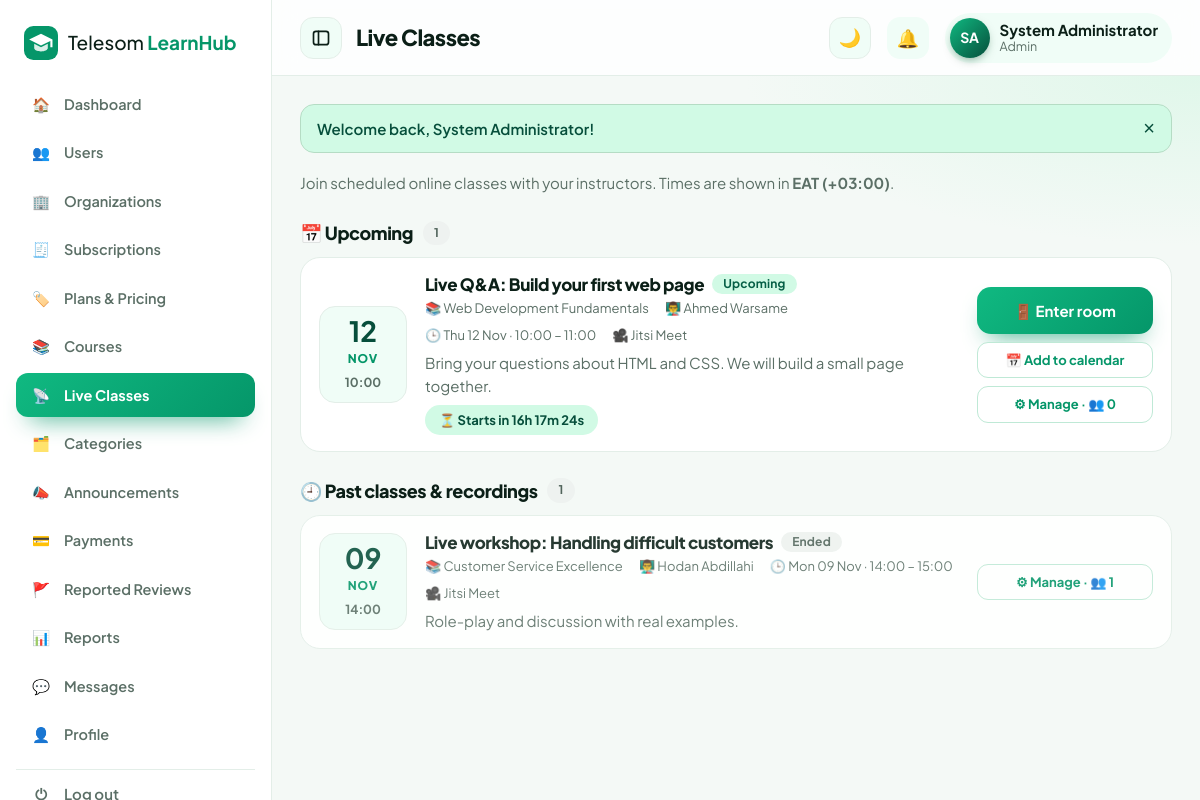
Page /live.php (signed in) on the committed database.
### tables this page shows
CREATE TABLE users (
  id INT AUTO_INCREMENT PRIMARY KEY,
  name VARCHAR(120) NOT NULL, email VARCHAR(150) NOT NULL UNIQUE, password VARCHAR(255) NOT NULL,
  role ENUM('admin','instructor','learner','organization') NOT NULL DEFAULT 'learner',
  org_id INT NULL, phone VARCHAR(30), country VARCHAR(60), bio TEXT, education VARCHAR(255), skills VARCHAR(255), signatory VARCHAR(120) NULL, signatory_title VARCHAR(120) NULL,
  org_status ENUM('pending','approved','rejected') NOT NULL DEFAULT 'approved',
  status ENUM('active','suspended') NOT NULL DEFAULT 'active', created_at TIMESTAMP DEFAULT CURRENT_TIMESTAMP
);

CREATE TABLE IF NOT EXISTS live_classes (
  id INT AUTO_INCREMENT PRIMARY KEY, course_id INT NOT NULL, title VARCHAR(160) NOT NULL, description TEXT, start_at DATETIME NOT NULL,
  duration_min INT DEFAULT 60, meeting_url VARCHAR(500) NOT NULL, provider ENUM('jitsi','zoom','meet','teams','other') DEFAULT 'jitsi',
  status ENUM('scheduled','live','ended','cancelled') DEFAULT 'scheduled', recording_url VARCHAR(500) NULL, created_at TIMESTAMP DEFAULT CURRENT_TIMESTAMP,
  FOREIGN KEY (course_id) REFERENCES courses(id) ON DELETE CASCADE
);

CREATE TABLE courses (
  id INT AUTO_INCREMENT PRIMARY KEY, title VARCHAR(160) NOT NULL, description TEXT, category_id INT,
  instructor_id INT NOT NULL, org_id INT NULL, level ENUM('Beginner','Intermediate','Advanced') DEFAULT 'Beginner',
  duration VARCHAR(40), objectives TEXT, prerequisites TEXT,
  enroll_type ENUM('free','paid','approval','private') DEFAULT 'free', price DECIMAL(8,2) DEFAULT 0,
  status ENUM('pending','approved','rejected') DEFAULT 'pending', created_at TIMESTAMP DEFAULT CURRENT_TIMESTAMP,
  FOREIGN KEY (category_id) REFERENCES categories(id) ON DELETE SET NULL,
  FOREIGN KEY (instructor_id) REFERENCES users(id) ON DELETE CASCADE
);

### live.php (the view, shortened to what this page needs)
<?php
require 'includes/config.php';
$u = require_login();
[$cond, $p] = live_scope($u);
$rows = all("SELECT l.*, c.title ct, c.id cid, c.instructor_id, c.org_id, i.name inst,
  (SELECT COUNT(*) FROM live_attendance WHERE live_id=l.id) att,
  (SELECT COUNT(*) FROM live_attendance WHERE live_id=l.id AND user_id=?) went
  FROM live_classes l JOIN courses c ON c.id=l.course_id JOIN users i ON i.id=c.instructor_id WHERE $cond ORDER BY l.start_at", array_merge([$u['id']], $p));
$live = []; $up = []; $past = [];
foreach ($rows as $r) { $r['st'] = live_state($r); if ($r['st'] === 'live') $live[] = $r; elseif ($r['st'] === 'upcoming') $up[] = $r; else $past[] = $r; }
$past = array_reverse($past);
function lv_card($r, $u, $prov){
    $s = strtotime($r['start_at']); $e = $s + $r['duration_min'] * 60; $st = $r['st']; $mgr = can_manage($r, $u);
    $join = $st === 'live' || ($st === 'upcoming' && ($mgr || live_can_join($r)));
    ?>
<div class="lv-card <?= $st ?>">
  <div class="lv-date"><b><?= date('d', $s) ?></b><span><?= date('M', $s) ?></span><small><?= date('H:i', $s) ?></small></div>
  <div class="lv-body">
    <h3><?= e($r['title']) ?>
      <?php if ($st === 'live'): ?><span class="badge bad"><i class="dot"></i> LIVE NOW</span>
      <?php elseif ($st === 'upcoming'): ?><span class="badge">Upcoming</span>
      <?php elseif ($st === 'cancelled'): ?><span class="badge bad">Cancelled</span>
      <?php else: ?><span class="badge grey">Ended</span><?php endif; ?></h3>
    <div class="lv-meta"><span>📚 <?= e($r['ct']) ?></span><span>👨‍🏫 <?= e($r['inst']) ?></span><span>🕒 <?= date('D d M · H:i', $s) ?> – <?= date('H:i', $e) ?></span><span>🎥 <?= e($prov[$r['provider']] ?? 'Online') ?></span></div>
    <?php if ($r['description']): ?><p><?= e($r['description']) ?></p><?php endif; ?>
    <?php if ($st === 'upcoming' || $st === 'live'): ?><div class="lv-count" data-start="<?= $s ?>" data-end="<?= $e ?>" data-now="<?= time() ?>" data-state="<?= $st ?>" data-joinable="<?= $join ? 1 : 0 ?>"></div><?php endif; ?>
  </div>
  <div class="lv-act">
    <?php if ($join): ?><a class="btn" href="live_join.php?id=<?= (int)$r['id'] ?>" target="_blank" rel="noopener"><?= $st === 'live' ? '🔴 Join now' : '🚪 Enter room' ?></a>
    <?php elseif ($st === 'upcoming'): ?><button class="btn" disabled>Opens 15 min before</button><?php endif; ?>
    <?php if ($st === 'upcoming' || $st === 'live'): ?><a class="btn btn-sm btn-outline" href="live_ics.php?id=<?= (int)$r['id'] ?>">📅 Add to calendar</a><?php endif; ?>
    <?php if ($mgr): ?><a class="btn btn-sm btn-outline" href="course_edit.php?id=<?= (int)$r['cid'] ?>&tab=live">⚙ Manage · 👥 <?= (int)$r['att'] ?></a><?php endif; ?>
  </div>
</div>
<?php }
$title = 'Live Classes'; include 'includes/header.php';
?>
<div class="hdr-row"><p>Join scheduled online classes with your instructors. Times are shown in <b><?= date('T (P)') ?></b>.</p>
<?php if (in_array($u['role'], ['instructor', 'organization'])): ?><a class="btn" href="instructor.php">+ Schedule a class (open a course → Live classes)</a><?php endif; ?></div>
<div class="lv-sec"><h3>📅 Upcoming</h3><span class="badge grey"><?= count($up) ?></span></div>
<?php foreach ($up as $r) lv_card($r, $u, $prov); if (!$up) echo '<div class="card empty">No upcoming live classes.<br><small>'.($u['role'] === 'learner' ? 'When your instructors schedule one for a course you are enrolled in, it will appear here and you will get a notification.' : 'Open one of your courses → <b>Live classes</b> to schedule one.').'</small></div>'; ?>
<?php if ($past): ?><div class="lv-sec"><h3>🕘 Past classes & recordings</h3><span class="badge grey"><?= count($past) ?></span></div><?php foreach ($past as $r) lv_card($r, $u, $prov); endif; ?>
<?php include 'includes/footer.php'; ?>

### includes/header.php (shortened to what this page needs)
<?php
require_once __DIR__.'/config.php';
$u = me(); $layout = $layout ?? 'app'; $title = $title ?? 'Telesom LearnHub';
$curpage = basename($_SERVER['SCRIPT_NAME']);
function menu($role){
    $m = [
     'learner' => [['dashboard.php','Dashboard','🏠'],['courses.php','Browse Courses','🔎'],['mycourses.php','My Courses','📚'],['live.php','Live Classes','📡'],['certificates.php','Certificates','🎓'],['payments.php','Payments','💳'],['messages.php','Messages','💬'],['reports.php','My Report','📊'],['profile.php','Profile','👤']],
     'instructor' => [['dashboard.php','Dashboard','🏠'],['instructor.php','My Courses','📚'],['live.php','Live Classes','📡'],['grading.php','Grading','📝'],['messages.php','Messages','💬'],['reports.php','Reports','📊'],['courses.php','Browse Courses','🔎'],['profile.php','Profile','👤']],
     'organization' => [['dashboard.php','Dashboard','🏠'],['subscription.php','Subscription','💎'],['organization.php','Members & Assign','🏢'],['instructor.php','Private Courses','📚'],['live.php','Live Classes','📡'],['reports.php','Training Reports','📊'],['messages.php','Messages','💬'],['courses.php','Browse Courses','🔎'],['profile.php','Profile','👤']],
     'admin' => [['dashboard.php','Dashboard','🏠'],['admin.php?tab=users','Users','👥'],['admin.php?tab=orgs','Organizations','🏢'],['admin.php?tab=subs','Subscriptions','🧾'],['admin.php?tab=plans','Plans & Pricing','🏷️'],['admin.php?tab=courses','Courses','📚'],['live.php','Live Classes','📡'],['admin.php?tab=categories','Categories','🗂️'],['admin.php?tab=announcements','Announcements','📣'],['payments.php','Payments','💳'],['admin.php?tab=reviews','Reported Reviews','🚩'],['reports.php','Reports','📊'],['messages.php','Messages','💬'],['profile.php','Profile','👤']],
    ];
    return $m[$role] ?? [];
}
function is_active($href, $cur){
    $p = parse_url($href); if ($p['path'] !== $cur) return false;
    return isset($p['query']) ? (strpos($_SERVER['QUERY_STRING'] ?? '', $p['query']) !== false) : true;
}
$unread = $u ? (int)one("SELECT COUNT(*) c FROM notifications WHERE user_id=? AND is_read=0", [$u['id']])['c'] : 0;
?><!DOCTYPE html>
<html lang="en"><head>
<link rel="stylesheet" href="assets/css/style.css"><link rel="stylesheet" href="assets/css/theme.css"></head>
<body class="<?= $layout === 'auth' ? 'authpage' : e($layout) ?>">
<?php if ($layout === 'auth'): ?>
<button class="tg theme-btn theme-fab" type="button" title="Night / day mode" aria-label="Toggle night and day mode"><span class="ti">🌙</span></button>
<?php else: ?>
<div class="shell">
<aside class="side" id="side">
  <a class="brand" href="index.php"><?= logo('#fff') ?><span>Telesom <b>LearnHub</b></span></a>
  <nav><?php foreach (menu($u['role']) as $m): ?>
    <a class="<?= is_active($m[0], $curpage) ? 'on' : '' ?>" href="<?= $m[0] ?>" title="<?= e($m[1]) ?>"><i><?= $m[2] ?></i><span class="lb"><?= $m[1] ?></span></a>
  <?php endforeach; ?></nav>
  <a class="logout" href="logout.php" title="Log out"><i>⏻</i><span class="lb">Log out</span></a>
</aside>
<div class="main">
<header class="top">
  <button class="tg side-tg" id="sideToggle" type="button" title="Collapse / expand menu" aria-label="Collapse or expand the sidebar"><svg width="20" height="20" viewBox="0 0 24 24" fill="none" stroke="currentColor" stroke-width="2" stroke-linecap="round" stroke-linejoin="round"><rect x="3" y="4" width="18" height="16" rx="3"/><path d="M9 4v16"/></svg></button>
  <h1><?= e($title) ?></h1>
  <div class="top-r">
    <button class="tg theme-btn" type="button" title="Night / day mode" aria-label="Toggle night and day mode"><span class="ti">🌙</span></button>
    <a class="bell" href="notifications.php" title="Notifications">🔔<?php if ($unread): ?><span><?= $unread ?></span><?php endif; ?></a>
    <a class="me" href="profile.php"><span class="av"><?= e(initials($u['name'])) ?></span><span class="mn"><b><?= e($u['name']) ?></b><small><?= e(ucfirst($u['role'])) ?></small></span></a>
  </div>
</header>
<main class="content">
<?php endif; ?>
<?php if (!empty($_SESSION['flash']) && $layout !== 'auth'): ?><div class="<?= $layout === 'public' ? 'wrap' : '' ?>"><?php foreach ($_SESSION['flash'] as $f): ?><div class="flash <?= $f[1] ?>"><?= e($f[0]) ?><button onclick="this.parentNode.remove()">×</button></div><?php endforeach; unset($_SESSION['flash']); ?></div><?php endif; ?>

### assets/css/style.css (style rules this page uses)
:root { --g:#0a7d3e;--g2:#0f9d58;--gd:#064e2a;--gl:#e8f6ee;--g-soft:#f3faf6;--ink:#10231a;--mut:#5d7066;--line:#e1ece5;--bg:#f6faf7;--w:#fff;--red:#c0392b;--amber:#b7791f;--r:16px;--sh:0 6px 24px rgba(10,125,62,.08) }
* { box-sizing:border-box;margin:0;padding:0 }
body { font-family:"Segoe UI",system-ui,-apple-system,Roboto,Helvetica,Arial,sans-serif;color:var(--ink);background:var(--bg);line-height:1.55;font-size:15px }
a { color:var(--g);text-decoration:none }
h1,h2,h3,h4 { line-height:1.2;color:var(--ink) }
p { color:var(--mut) }
.btn { display:inline-flex;align-items:center;justify-content:center;gap:6px;background:var(--g);color:#fff!important;border:2px solid var(--g);padding:10px 20px;border-radius:12px;font-weight:600;font-size:15px;cursor:pointer;transition:.18s;text-decoration:none!important;font-family:inherit }
.btn-outline { background:transparent;color:var(--g)!important }
.btn-sm { padding:6px 14px;font-size:13px;border-radius:10px }
.brand { display:flex;align-items:center;gap:10px;font-size:19px;color:var(--ink);font-weight:500;text-decoration:none!important }
.brand b { color:var(--g) }
.shell { display:flex;min-height:100vh }
.side { width:262px;background:linear-gradient(180deg,var(--gd),#08683a);color:#fff;padding:22px 16px;position:fixed;inset:0 auto 0 0;display:flex;flex-direction:column;z-index:40;overflow:auto }
.side .brand { color:#fff;padding:4px 8px 22px }
.side .brand b { color:#a7f3c4 }
.side nav { display:flex;flex-direction:column;gap:4px;flex:1 }
.side nav a { display:flex;align-items:center;gap:12px;color:#d1f0de;padding:11px 14px;border-radius:12px;font-weight:500;font-size:14.5px;text-decoration:none }
.side nav a i { font-style:normal;width:22px;text-align:center }
.side nav a.on { background:#fff;color:var(--gd);font-weight:700 }
.logout { color:#d1f0de;padding:12px 14px;border-top:1px solid rgba(255,255,255,.14);margin-top:12px;font-weight:500 }
.main { margin-left:262px;flex:1;min-width:0 }
.top { height:70px;background:#fff;border-bottom:1px solid var(--line);display:flex;align-items:center;gap:14px;padding:0 28px;position:sticky;top:0;z-index:30 }
.top h1 { font-size:21px;flex:1 }
.top-r { display:flex;align-items:center;gap:16px }
.bell { position:relative;font-size:20px;text-decoration:none!important }
.me { display:flex;align-items:center;gap:10px;text-decoration:none!important;color:var(--ink) }
.av { width:40px;height:40px;border-radius:50%;background:var(--g);color:#fff;display:grid;place-items:center;font-weight:700;font-size:14px }
.mn { display:flex;flex-direction:column;line-height:1.2 }
.mn small { color:var(--mut) }
.content { padding:28px }
.badge { display:inline-block;padding:3px 11px;border-radius:99px;font-size:12px;font-weight:700;background:var(--gl);color:var(--gd) }
.badge.grey { background:#eef1ef;color:var(--mut) }
.flash { display:flex;justify-content:space-between;align-items:center;padding:12px 16px;border-radius:12px;margin-bottom:18px;background:var(--gl);color:var(--gd);font-weight:600;border:1px solid #b5dcc4 }
.flash button { background:none;border:0;font-size:20px;cursor:pointer;color:inherit }
.hdr-row { display:flex;justify-content:space-between;align-items:center;gap:12px;margin-bottom:20px;flex-wrap:wrap }
:root { --sh:0 10px 30px -8px rgba(6,78,42,.16);--sh2:0 24px 50px -12px rgba(6,78,42,.28);--ease:cubic-bezier(.2,.8,.2,1) }
body { font-family:"Inter","Segoe UI",system-ui,-apple-system,Roboto,Arial,sans-serif;-webkit-font-smoothing:antialiased;background:radial-gradient(1200px 500px at 90% -10%,#e3f5ea 0,transparent 60%),var(--bg) }
h1,h2,h3 { letter-spacing:-.02em }
.btn { box-shadow:0 6px 16px -6px rgba(10,125,62,.55);transition:transform .2s var(--ease),box-shadow .2s var(--ease),background .2s }
.btn-outline,.btn-white { box-shadow:none }
.side { background:radial-gradient(300px 260px at 0 0,rgba(127,240,174,.18),transparent 70%),linear-gradient(180deg,#064e2a,#043d20);box-shadow:8px 0 30px -12px rgba(0,0,0,.3) }
.side nav a { transition:background .2s,transform .2s var(--ease),padding .2s }
.side nav a.on { box-shadow:0 8px 18px -8px rgba(0,0,0,.4) }
.top { background:rgba(255,255,255,.85);backdrop-filter:blur(12px) }
.av { background:linear-gradient(135deg,var(--g2),var(--gd));box-shadow:0 4px 10px -3px rgba(6,78,42,.5) }
.badge { letter-spacing:.2px }
.flash { animation:rise .4s var(--ease) both }
* { scrollbar-width:thin;scrollbar-color:#b5dcc4 transparent }

### rows in the picture
users: name "SA", name "System Administrator", role "Admin"
live_classes: start_at "12", start_at "NOV", start_at "10:00", title "Live Q&A: Build your first web page", course.title "Web Development Fundamentals", users.name "Ahmed Warsame", s "Thu 12 Nov · 10:00", date('H:i', $e) "11:00", provider "Jitsi Meet", description "Bring your questions about HTML and CSS. We will build a small page together.", att "0"
live_classes: start_at "09", start_at "NOV", start_at "14:00", title "Live workshop: Handling difficult customers", status "Ended", course.title "Customer Service Excellence", users.name "Hodan Abdillahi", s "Mon 09 Nov · 14:00", date('H:i', $e) "15:00", provider "Jitsi Meet", description "Role-play and discussion with real examples.", att "1"

### other values in the picture
$m[2] "🏠"
$m[1] "Dashboard"
$m[2] "👥"
$m[1] "Users"
$m[2] "🏢"
$m[1] "Organizations"
$m[2] "🧾"
$m[1] "Subscriptions"
$m[2] "🏷️"
$m[1] "Plans & Pricing"
$m[2] "📚"
$m[1] "Courses"
$m[2] "📡"
$m[1] "Live Classes"
$m[2] "🗂️"
